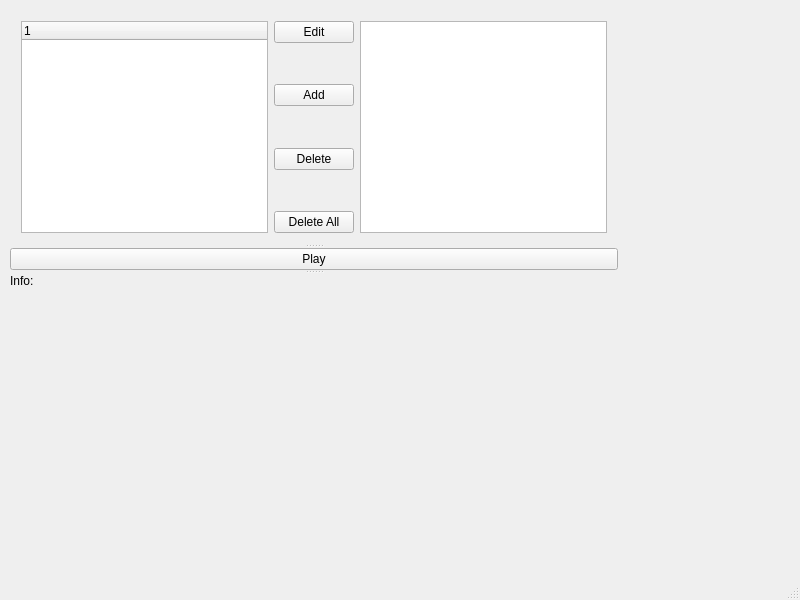
<?xml version="1.0" encoding="UTF-8"?>
<ui version="4.0">
 <class>KeyMainWindow</class>
 <widget class="QMainWindow" name="KeyMainWindow">
  <property name="geometry">
   <rect>
    <x>0</x>
    <y>0</y>
    <width>800</width>
    <height>600</height>
   </rect>
  </property>
  <property name="windowTitle">
   <string>MainWindow</string>
  </property>
  <widget class="QWidget" name="centralwidget">
   <widget class="QSplitter" name="splitter">
    <property name="geometry">
     <rect>
      <x>10</x>
      <y>10</y>
      <width>608</width>
      <height>278</height>
     </rect>
    </property>
    <property name="orientation">
     <enum>Qt::Vertical</enum>
    </property>
    <widget class="QWidget" name="">
     <layout class="QHBoxLayout" name="horizontalLayout">
      <item>
       <widget class="QTreeWidget" name="fileTreeWidget">
        <column>
         <property name="text">
          <string notr="true">1</string>
         </property>
        </column>
       </widget>
      </item>
      <item>
       <layout class="QVBoxLayout" name="verticalLayout">
        <item>
         <widget class="QPushButton" name="editButton">
          <property name="text">
           <string>Edit</string>
          </property>
         </widget>
        </item>
        <item>
         <spacer name="verticalSpacer">
          <property name="orientation">
           <enum>Qt::Vertical</enum>
          </property>
          <property name="sizeHint" stdset="0">
           <size>
            <width>20</width>
            <height>40</height>
           </size>
          </property>
         </spacer>
        </item>
        <item>
         <widget class="QPushButton" name="addButton">
          <property name="text">
           <string>Add</string>
          </property>
         </widget>
        </item>
        <item>
         <spacer name="verticalSpacer_2">
          <property name="orientation">
           <enum>Qt::Vertical</enum>
          </property>
          <property name="sizeHint" stdset="0">
           <size>
            <width>20</width>
            <height>40</height>
           </size>
          </property>
         </spacer>
        </item>
        <item>
         <widget class="QPushButton" name="deleteButton">
          <property name="text">
           <string>Delete</string>
          </property>
         </widget>
        </item>
        <item>
         <spacer name="verticalSpacer_3">
          <property name="orientation">
           <enum>Qt::Vertical</enum>
          </property>
          <property name="sizeHint" stdset="0">
           <size>
            <width>20</width>
            <height>40</height>
           </size>
          </property>
         </spacer>
        </item>
        <item>
         <widget class="QPushButton" name="deleteAllButton">
          <property name="text">
           <string>Delete All</string>
          </property>
         </widget>
        </item>
       </layout>
      </item>
      <item>
       <widget class="QListWidget" name="keyListWidget"/>
      </item>
     </layout>
    </widget>
    <widget class="QPushButton" name="playButton">
     <property name="text">
      <string>Play</string>
     </property>
    </widget>
    <widget class="QLabel" name="infoLabel">
     <property name="text">
      <string>Info:</string>
     </property>
    </widget>
   </widget>
  </widget>
  <widget class="QMenuBar" name="menubar">
   <property name="geometry">
    <rect>
     <x>0</x>
     <y>0</y>
     <width>800</width>
     <height>20</height>
    </rect>
   </property>
  </widget>
  <widget class="QStatusBar" name="statusbar"/>
 </widget>
 <layoutdefault spacing="6" margin="11"/>
 <resources/>
 <connections/>
</ui>
